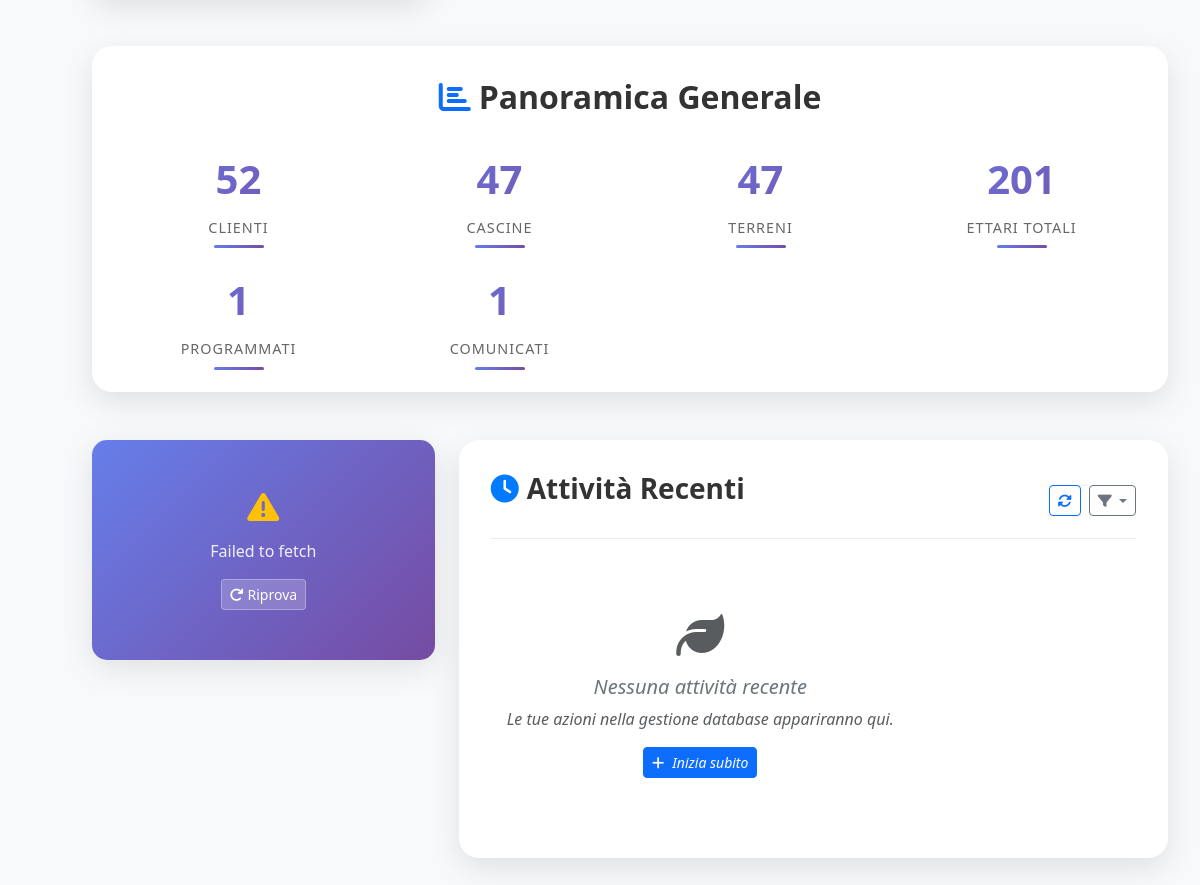
The app's page / (lower part), older data.
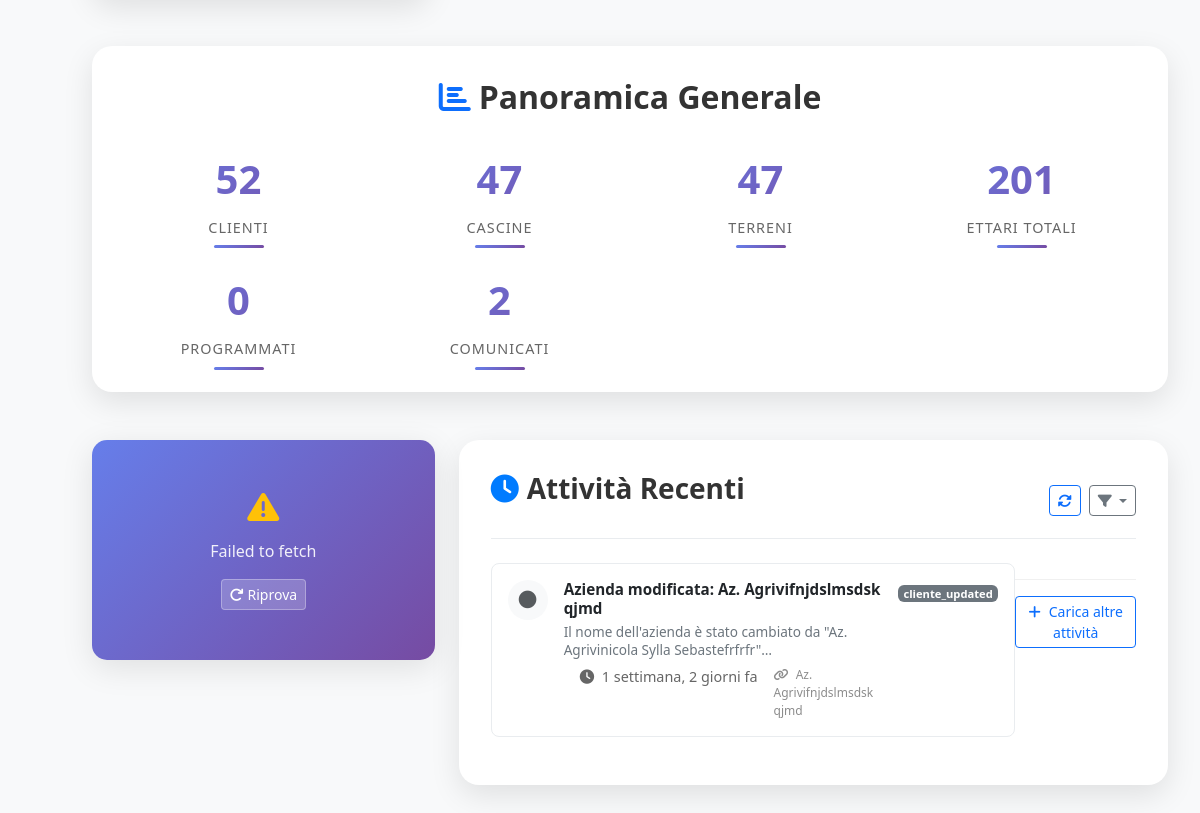
The same page, newer data.
### domenico/models.py (models this page shows, shortened)
class ActivityLog(models.Model):
    ACTIVITY_TYPES = [
        ('cliente_created', 'Cliente Creato'),
        ('cascina_created', 'Cascina Creata'),
        ('terreno_created', 'Terreno Creato'),
        ('prodotto_created', 'Prodotto Creato'),
        ('contoterzista_created', 'Contoterzista Creato'),
        ('contatto_created', 'Contatto Email Creato'),
        ('trattamento_created', 'Trattamento Creato'),
        ('trattamento_updated', 'Trattamento Aggiornato'),
        ('comunicazione_sent', 'Comunicazione Inviata'),
        ('user_login', 'Accesso Utente'),
        ('data_export', 'Esportazione Dati'),
        ('backup_created', 'Backup Creato'),
    ]
    activity_type = models.CharField(
        max_length=50,
        choices=ACTIVITY_TYPES,
        help_text="Tipo di attività eseguita"
    )
    title = models.CharField(
        max_length=200,
        help_text="Titolo breve dell'attività"
    )
    description = models.TextField(
        blank=True,
        help_text="Descrizione dettagliata dell'attività"
    )
    related_object_type = models.CharField(
        max_length=50,
        blank=True,
        help_text="Tipo di oggetto coinvolto (Cliente, Terreno, etc.)"
    )
    related_object_id = models.PositiveIntegerField(
        null=True,
        blank=True,
        help_text="ID dell'oggetto coinvolto"
    )
    related_object_name = models.CharField(
        max_length=200,
        blank=True,
        help_text="Nome dell'oggetto coinvolto"
    )
    timestamp = models.DateTimeField(auto_now_add=True)
    ip_address = models.GenericIPAddressField(null=True, blank=True)
    user_agent = models.TextField(blank=True)
    extra_data = models.JSONField(
        default=dict,
        blank=True,
        help_text="Dati aggiuntivi dell'attività in formato JSON"
    )
    def get_icon(self):
        icon_map = {
            'cliente_created': 'fas fa-building',
            'cascina_created': 'fas fa-home',
            'terreno_created': 'fas fa-seedling',
            'prodotto_created': 'fas fa-flask',
            'contoterzista_created': 'fas fa-user-tie',
            'contatto_created': 'fas fa-address-book',
            'trattamento_created': 'fas fa-spray-can',
            'trattamento_updated': 'fas fa-edit',
            'comunicazione_sent': 'fas fa-paper-plane',
            'user_login': 'fas fa-sign-in-alt',
            'data_export': 'fas fa-download',
            'backup_created': 'fas fa-save',
        }
        return icon_map.get(self.activity_type, 'fas fa-circle')
    def get_color_class(self):
        color_map = {
            'cliente_created': 'text-primary',
            'cascina_created': 'text-info',
            'terreno_created': 'text-success',
            'prodotto_created': 'text-warning',
            'contoterzista_created': 'text-secondary',
            'contatto_created': 'text-info',
            'trattamento_created': 'text-primary',
            'trattamento_updated': 'text-warning',
            'comunicazione_sent': 'text-success',
            'user_login': 'text-muted',
            'data_export': 'text-info',
            'backup_created': 'text-success',
        }
        return color_map.get(self.activity_type, 'text-muted')
    def time_since(self):
        from django.utils.timesince import timesince
        return timesince(self.timestamp)
    class Meta:
        verbose_name = "Log Attività"
        verbose_name_plural = "Log Attività"
        ordering = ['-timestamp']
        indexes = [
            models.Index(fields=['-timestamp']),
            models.Index(fields=['activity_type']),
            models.Index(fields=['related_object_type', 'related_object_id']),
        ]

### domenico/views.py (the view)
# urls.py: path('', views.home, name='home'),
def home(request):
    from django.db.models import Sum, Count, Q
    from datetime import datetime, timedelta
    stats = {
        'clienti_totali': Cliente.objects.count(),
        'cascine_totali': Cascina.objects.count(),
        'terreni_totali': Terreno.objects.count(),
        'superficie_totale': Terreno.objects.aggregate(
            totale=Sum('superficie')
        )['totale'] or 0,
        'trattamenti_programmati': Trattamento.objects.filter(stato='programmato').count(),
        'trattamenti_comunicati': Trattamento.objects.filter(stato='comunicato').count(),
        'prodotti_totali': Prodotto.objects.count(),
        'contoterzisti_totali': Contoterzista.objects.count(),
    }
    dieci_giorni_fa = timezone.now() - timedelta(days=10)
    attivita_recenti = ActivityLog.objects.filter(
        timestamp__gte=dieci_giorni_fa
    ).select_related().order_by('-timestamp')[:15]
    trattamenti_recenti = Trattamento.objects.select_related(
        'cliente', 'cascina'
    ).prefetch_related('terreni')[:5]
    activity_stats = {}
    if attivita_recenti.exists():
        from django.db.models import Count
        activity_stats = ActivityLog.objects.filter(
            timestamp__gte=dieci_giorni_fa
        ).values('activity_type').annotate(
            count=Count('id')
        ).order_by('-count')[:5]
    oggi_inizio = timezone.now().replace(hour=0, minute=0, second=0, microsecond=0)
    attivita_oggi = ActivityLog.objects.filter(
        timestamp__gte=oggi_inizio
    ).count()
    context = {
        'stats': stats,
        'trattamenti_recenti': trattamenti_recenti,  # Per compatibilità
        'attivita_recenti': attivita_recenti,  # 🔥 NUOVO
        'activity_stats': activity_stats,  # 🔥 NUOVO
        'attivita_oggi': attivita_oggi,  # 🔥 NUOVO
    }
    return render(request, 'home.html', context)

### domenico/templates/home.html (shortened to what the changed rows need)
{% extends 'base.html' %}
{% block content %}
<div class="stats-overview">
    <h2 class="stats-title">
        <i class="fas fa-chart-bar text-primary me-2"></i>Panoramica Generale
    </h2>
    <div class="stats-grid">
        <div class="stat-item">
            <div class="stat-number">{{ stats.trattamenti_programmati }}</div>
            <div class="stat-label">Programmati</div>
        </div>
        <div class="stat-item">
            <div class="stat-number">{{ stats.trattamenti_comunicati }}</div>
            <div class="stat-label">Comunicati</div>
        </div>
    </div>
</div>
<div class="row">
    <div class="col-md-8">
    <div class="recent-activity">
        <div class="activity-content" id="activityContent">
            {% if attivita_recenti %}
            <ul class="activity-list" id="activityList">
                {% for attivita in attivita_recenti %}
                <li class="activity-item" data-type="{{ attivita.activity_type }}">
                    <div class="activity-icon">
                        <i class="{{ attivita.get_icon }} {{ attivita.get_color_class }}"></i>
                    </div>
                    <div class="activity-content-text">
                        <div class="activity-main">
                            <strong>{{ attivita.title }}</strong>
                        </div>
                        <div class="activity-description">
                            {{ attivita.description|truncatechars:80 }}
                        </div>
                        <div class="activity-meta">
                            <span class="activity-time">
                                <i class="fas fa-clock me-1"></i>
                                {{ attivita.time_since }} fa
                            </span>
                            {% if attivita.related_object_name %}
                            <span class="activity-object">
                                <i class="fas fa-link me-1"></i>
                                {{ attivita.related_object_name }}
                            </span>
                            {% endif %}
                        </div>
                    </div>
                    <div class="activity-badge">
                        <span class="badge bg-secondary">{{ attivita.get_activity_type_display }}</span>
                    </div>
                </li>
                {% endfor %}
            </ul>
            <div class="activity-footer">
                <button class="btn btn-sm btn-outline-primary w-100" onclick="loadMoreActivities()">
                    <i class="fas fa-plus me-2"></i>Carica altre attività
                </button>
            </div>
            {% else %}
            <div class="empty-activity" id="emptyActivity">
                <i class="fas fa-leaf text-muted mb-3" style="font-size: 3rem;"></i>
                <h5>Nessuna attività recente</h5>
                <p class="text-muted">Le tue azioni nella gestione database appariranno qui.</p>
                <a href="{% url 'database' %}" class="btn btn-primary btn-sm">
                    <i class="fas fa-plus me-2"></i>Inizia subito
                </a>
            </div>
            {% endif %}
        </div>
    </div>
</div>
</div>
{% endblock %}

Row changes from the older to the newer data that the page shows:
added ActivityLog: title "Azienda modificata: Az. Agrivifnjdslmsdsk qjmd", description "Il nome dell'azienda è stato cambiato da \"Az. Agrivinicola Sylla Sebastefrfrfr\"…", time_since "1 settimana, 2 giorni", related_object_name "Az. Agrivifnjdslmsdsk qjmd", activity_type "cliente_updated"
Text that changed along with them:
{{ stats.trattamenti_programmati }}: "1" → "0"
{{ stats.trattamenti_comunicati }}: "1" → "2"
text no longer shown: "Nessuna attività recente Le tue azioni nella gestione database appariranno qui. Inizia subito"
text now shown: "Carica altre attività"
